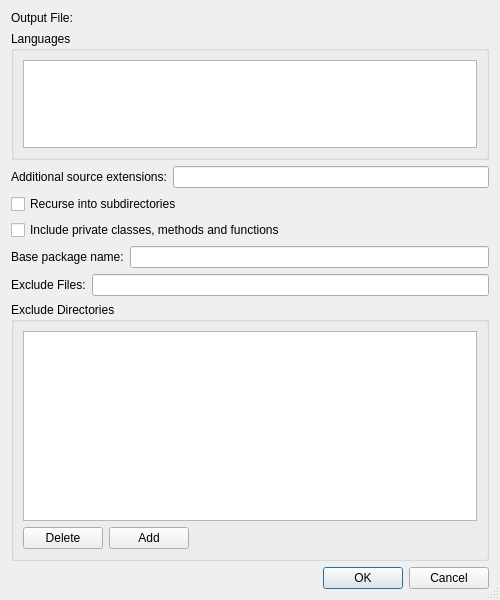
<?xml version="1.0" encoding="UTF-8"?>
<ui version="4.0">
 <class>EricapiConfigDialog</class>
 <widget class="QDialog" name="EricapiConfigDialog">
  <property name="geometry">
   <rect>
    <x>0</x>
    <y>0</y>
    <width>500</width>
    <height>600</height>
   </rect>
  </property>
  <property name="windowTitle">
   <string>Ericapi Configuration</string>
  </property>
  <property name="sizeGripEnabled">
   <bool>true</bool>
  </property>
  <layout class="QVBoxLayout" name="verticalLayout_2">
   <item>
    <layout class="QHBoxLayout" name="horizontalLayout">
     <item>
      <widget class="QLabel" name="TextLabel6">
       <property name="text">
        <string>Output File:</string>
       </property>
      </widget>
     </item>
     <item>
      <widget class="EricPathPicker" name="outputFilePicker" native="true">
       <property name="sizePolicy">
        <sizepolicy hsizetype="Expanding" vsizetype="Preferred">
         <horstretch>0</horstretch>
         <verstretch>0</verstretch>
        </sizepolicy>
       </property>
       <property name="focusPolicy">
        <enum>Qt::StrongFocus</enum>
       </property>
       <property name="toolTip">
        <string>Enter an output filename</string>
       </property>
       <property name="whatsThis">
        <string>&lt;b&gt;Output Filename&lt;/b&gt;&lt;p&gt;Enter the filename of the output file. A '%L' placeholder is replaced by the language of the API file.&lt;/p&gt;</string>
       </property>
      </widget>
     </item>
    </layout>
   </item>
   <item>
    <widget class="QGroupBox" name="groupBox_2">
     <property name="sizePolicy">
      <sizepolicy hsizetype="Preferred" vsizetype="Preferred">
       <horstretch>0</horstretch>
       <verstretch>1</verstretch>
      </sizepolicy>
     </property>
     <property name="title">
      <string>Languages</string>
     </property>
     <layout class="QVBoxLayout" name="verticalLayout">
      <item>
       <widget class="QListWidget" name="languagesList">
        <property name="toolTip">
         <string>Select the languages of the  APIs to generate</string>
        </property>
        <property name="alternatingRowColors">
         <bool>true</bool>
        </property>
        <property name="selectionMode">
         <enum>QAbstractItemView::ExtendedSelection</enum>
        </property>
       </widget>
      </item>
     </layout>
    </widget>
   </item>
   <item>
    <layout class="QHBoxLayout">
     <item>
      <widget class="QLabel" name="textLabel1_3">
       <property name="text">
        <string>Additional source extensions:</string>
       </property>
      </widget>
     </item>
     <item>
      <widget class="QLineEdit" name="sourceExtEdit">
       <property name="toolTip">
        <string>Enter additional source extensions separated by a comma</string>
       </property>
      </widget>
     </item>
    </layout>
   </item>
   <item>
    <layout class="QGridLayout">
     <item row="0" column="1">
      <spacer>
       <property name="orientation">
        <enum>Qt::Horizontal</enum>
       </property>
       <property name="sizeType">
        <enum>QSizePolicy::Expanding</enum>
       </property>
       <property name="sizeHint" stdset="0">
        <size>
         <width>31</width>
         <height>20</height>
        </size>
       </property>
      </spacer>
     </item>
     <item row="0" column="0">
      <widget class="QCheckBox" name="recursionCheckBox">
       <property name="toolTip">
        <string>Select to recurse into subdirectories</string>
       </property>
       <property name="text">
        <string>Recurse into subdirectories</string>
       </property>
      </widget>
     </item>
     <item row="1" column="0" colspan="2">
      <widget class="QCheckBox" name="includePrivateCheckBox">
       <property name="toolTip">
        <string>Select to include private classes, methods and functions in the API file</string>
       </property>
       <property name="text">
        <string>Include private classes, methods and functions</string>
       </property>
      </widget>
     </item>
    </layout>
   </item>
   <item>
    <layout class="QHBoxLayout">
     <item>
      <widget class="QLabel" name="label">
       <property name="text">
        <string>Base package name:</string>
       </property>
      </widget>
     </item>
     <item>
      <widget class="QLineEdit" name="baseEdit">
       <property name="toolTip">
        <string>Enter the name of the base package</string>
       </property>
      </widget>
     </item>
    </layout>
   </item>
   <item>
    <layout class="QHBoxLayout">
     <item>
      <widget class="QLabel" name="label_2">
       <property name="text">
        <string>Exclude Files:</string>
       </property>
      </widget>
     </item>
     <item>
      <widget class="QLineEdit" name="excludeFilesEdit">
       <property name="toolTip">
        <string>Enter filename patterns of files to be excluded separated by a comma</string>
       </property>
      </widget>
     </item>
    </layout>
   </item>
   <item>
    <widget class="QGroupBox" name="groupBox">
     <property name="sizePolicy">
      <sizepolicy hsizetype="Preferred" vsizetype="Preferred">
       <horstretch>0</horstretch>
       <verstretch>2</verstretch>
      </sizepolicy>
     </property>
     <property name="title">
      <string>Exclude Directories</string>
     </property>
     <layout class="QGridLayout" name="gridLayout">
      <item row="0" column="0" colspan="3">
       <widget class="QListWidget" name="ignoreDirsList">
        <property name="toolTip">
         <string>List of directory basenames to be ignored</string>
        </property>
        <property name="alternatingRowColors">
         <bool>true</bool>
        </property>
       </widget>
      </item>
      <item row="1" column="0">
       <widget class="QPushButton" name="deleteButton">
        <property name="toolTip">
         <string>Press to delete the selected directory from the list</string>
        </property>
        <property name="text">
         <string>Delete</string>
        </property>
       </widget>
      </item>
      <item row="1" column="1">
       <widget class="QPushButton" name="addButton">
        <property name="toolTip">
         <string>Press to add the entered directory to the list</string>
        </property>
        <property name="text">
         <string>Add</string>
        </property>
       </widget>
      </item>
      <item row="1" column="2">
       <widget class="EricPathPicker" name="ignoreDirPicker" native="true">
        <property name="sizePolicy">
         <sizepolicy hsizetype="Expanding" vsizetype="Preferred">
          <horstretch>0</horstretch>
          <verstretch>0</verstretch>
         </sizepolicy>
        </property>
        <property name="focusPolicy">
         <enum>Qt::StrongFocus</enum>
        </property>
        <property name="toolTip">
         <string>Enter a directory basename to be ignored</string>
        </property>
       </widget>
      </item>
     </layout>
    </widget>
   </item>
   <item>
    <widget class="QDialogButtonBox" name="buttonBox">
     <property name="orientation">
      <enum>Qt::Horizontal</enum>
     </property>
     <property name="standardButtons">
      <set>QDialogButtonBox::Cancel|QDialogButtonBox::Ok</set>
     </property>
    </widget>
   </item>
  </layout>
 </widget>
 <pixmapfunction>qPixmapFromMimeSource</pixmapfunction>
 <customwidgets>
  <customwidget>
   <class>EricPathPicker</class>
   <extends>QWidget</extends>
   <header>EricWidgets/EricPathPicker.h</header>
   <container>1</container>
  </customwidget>
 </customwidgets>
 <tabstops>
  <tabstop>outputFilePicker</tabstop>
  <tabstop>languagesList</tabstop>
  <tabstop>sourceExtEdit</tabstop>
  <tabstop>recursionCheckBox</tabstop>
  <tabstop>includePrivateCheckBox</tabstop>
  <tabstop>baseEdit</tabstop>
  <tabstop>excludeFilesEdit</tabstop>
  <tabstop>ignoreDirPicker</tabstop>
  <tabstop>addButton</tabstop>
  <tabstop>ignoreDirsList</tabstop>
  <tabstop>deleteButton</tabstop>
 </tabstops>
 <resources/>
 <connections>
  <connection>
   <sender>buttonBox</sender>
   <signal>accepted()</signal>
   <receiver>EricapiConfigDialog</receiver>
   <slot>accept()</slot>
   <hints>
    <hint type="sourcelabel">
     <x>41</x>
     <y>477</y>
    </hint>
    <hint type="destinationlabel">
     <x>41</x>
     <y>497</y>
    </hint>
   </hints>
  </connection>
  <connection>
   <sender>buttonBox</sender>
   <signal>rejected()</signal>
   <receiver>EricapiConfigDialog</receiver>
   <slot>reject()</slot>
   <hints>
    <hint type="sourcelabel">
     <x>113</x>
     <y>480</y>
    </hint>
    <hint type="destinationlabel">
     <x>113</x>
     <y>501</y>
    </hint>
   </hints>
  </connection>
 </connections>
</ui>
